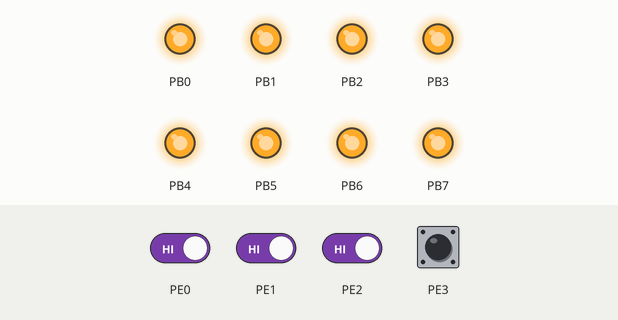
Recording of a program running on a simulated ATmega128, built with avr-gcc and emulated at 16 MHz. Shown: output pins drawn as LEDs (lit = HIGH). Dashed ring = blinking. The test bench sets the inputs (shaded band); at power-on: PE0–3 HIGH.

Above: at 1.2 s.
1.3 s: PE0 driven LOW
At 1.75 s:
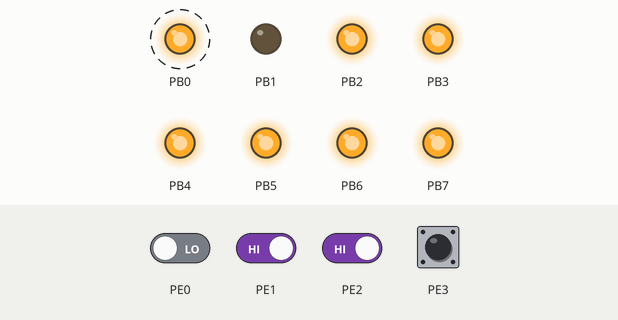
4.3 s: PE2 driven LOW
7.3 s: PE1 driven LOW
At 8.05 s:
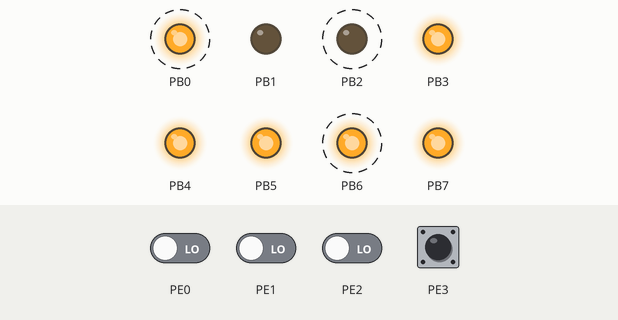
10.3 s: PE1 driven HIGH
At 11.65 s:
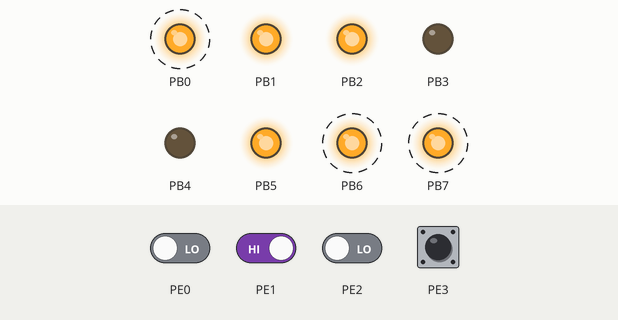
13.3 s: PE0 driven HIGH
At 14.65 s:
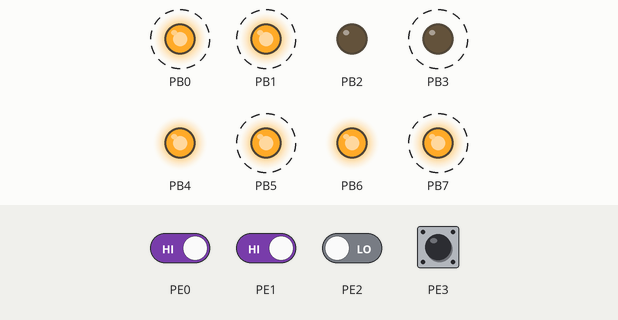
Timing chart, 0 to 17.3 s (numbered marks = the images above; inputs shaded):
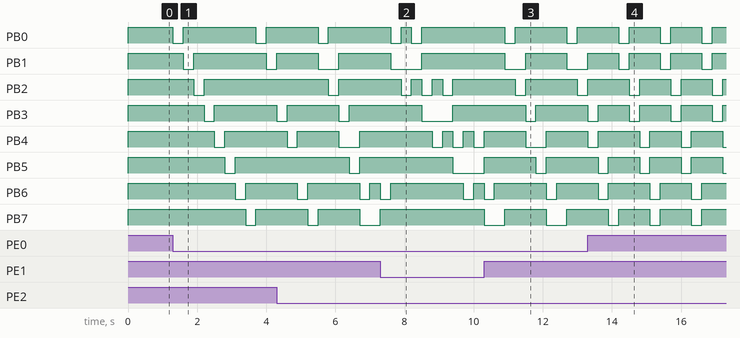

Measured:
- after the input at 1.3 s, PB0: alternates HIGH for 2.1 s and LOW for 0.30 s, starting at once; PB1: HIGH → LOW after 0.30 s, → HIGH 0.30 s later, → LOW 2.1 s later; PB2: HIGH → LOW after 0.60 s, → HIGH 0.30 s later; PB3: HIGH → LOW after 0.90 s, → HIGH 0.30 s later; PB4: HIGH → LOW after 1.2 s, → HIGH 0.30 s later
- after the input at 7.3 s, PB0: alternates HIGH for 0.30 s and LOW for 0.30 s, 4 changes in all, then stays HIGH, starting after 0.30 s; PB2: alternates HIGH for 0.30 s and LOW for 0.30 s, 6 changes in all, then stays HIGH, starting after 0.60 s; PB7: goes on until 7.3 s, then stays HIGH
- after the input at 10.3 s, PB0: alternates HIGH for 1.5 s and LOW for 0.30 s, starting after 0.60 s; PB6: HIGH → LOW after 1.8 s, → HIGH 0.30 s later
- after the input at 13.3 s, PB0, PB1, PB7: alternates HIGH for 0.90 s and LOW for 0.30 s, starting after 0.90 s; PB3: alternates HIGH for 0.90 s and LOW for 0.30 s, starting after 1.2 s; PB5: alternates HIGH for 0.90 s and LOW for 0.30 s, starting after 1.5 s

The program:

main.c
```c
#include <avr/io.h>
#include <util/delay.h>

int main(void)
{
	DDRE = 0x00;
	DDRB = 0xFF;

	PORTB = 0xFF;

	while (1)
	{
		if(!(PINE & 0x01))
		{
			if((PORTB & 0x7f) == 0x7f)
			PORTB = 0xfe;
			else
			PORTB = ((PORTB << 1) | (0x01));

			_delay_ms(300);
		}

		if(!(PINE & 0x02))
		{
			if((PORTB & 0xFE) == 0xFE)
			PORTB = 0x7F;
			else
			PORTB = ((PORTB >> 1) | (0x80));

			_delay_ms(300);
		}

		if(!(PINE & 0x04))
		{
			if((PORTB & 0x3F) == 0x3F)
			PORTB = 0xFC;
			else
			PORTB = ((PORTB << 2) | (0x03));

			_delay_ms(300);
		}

		if(!(PINE & 0x08))
		{
			if((PORTB & 0xFC) == 0xFC)
			PORTB = 0x3F;
			else
			PORTB = ((PORTB >> 2) | (0xC0));

			_delay_ms(300);
		}
	}
}
```
